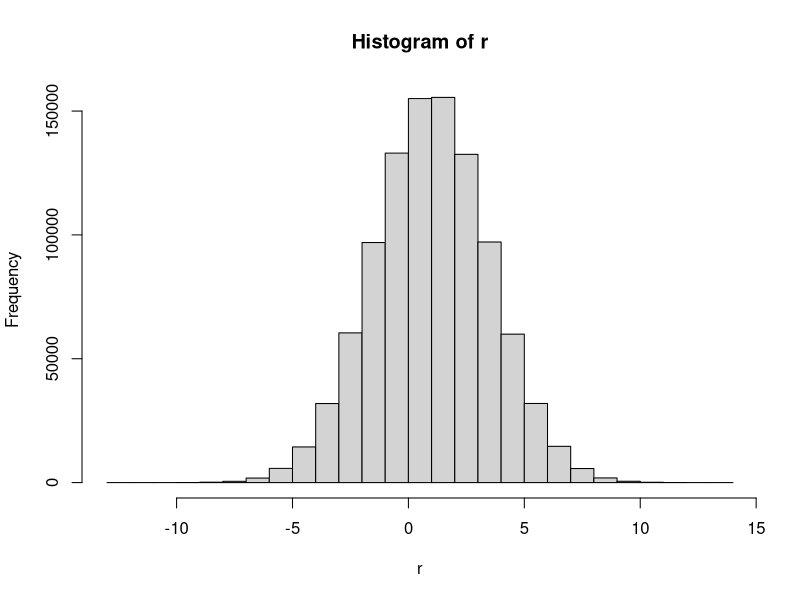

Recreate this plot in R.
rm(list = ls())

r <- rnorm(1000000, 1, 2.5)
h <- hist(r)

x <- seq(-10, 10, .1)
d <- dnorm(x, 1, 2.5)

png("zad2")
plot(h$mids, h$density, pch=19)
lines(x, d, col = "red")
dev.off()
